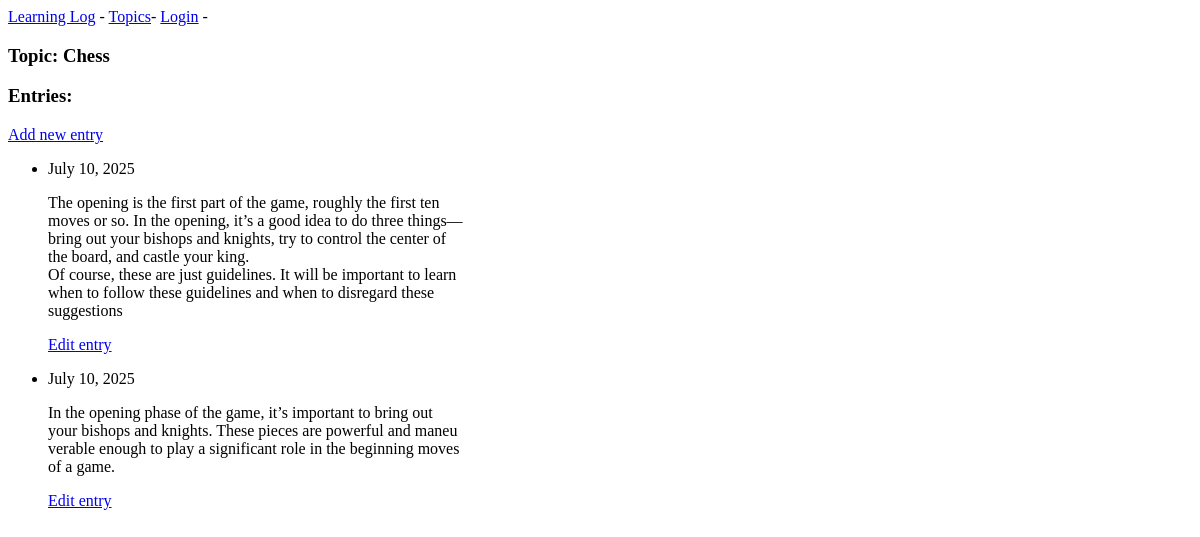
The page /topics/1/ on the database as committed earlier.
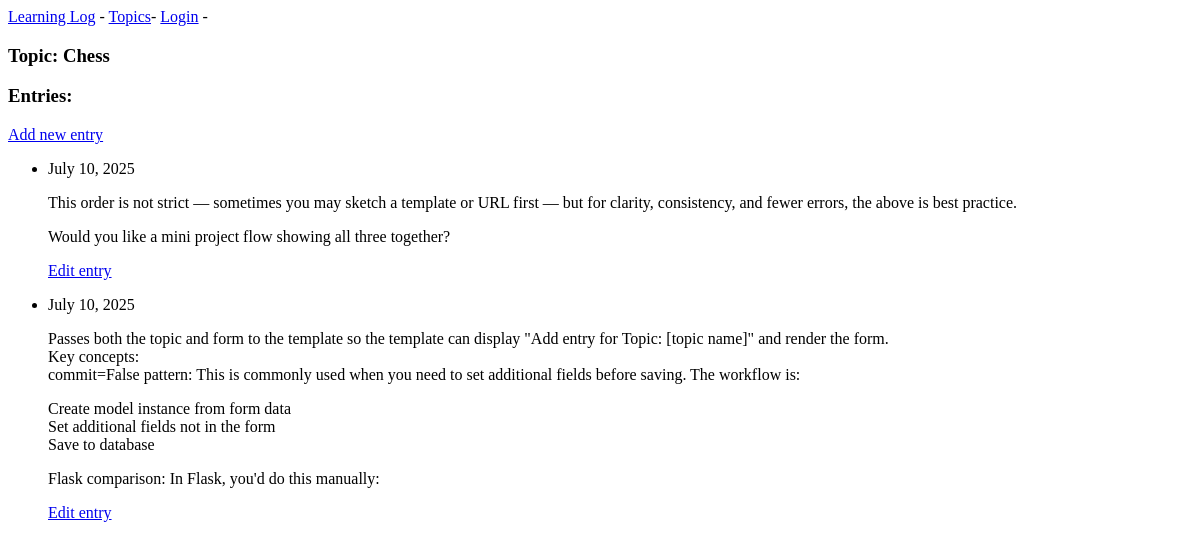
The same page on the database as committed later.
### learning_logs/models.py (models this page shows, shortened)
class Entry(models.Model):
  topic = models.ForeignKey(Topic, on_delete=models.CASCADE)
  text = models.TextField()
  date_added = models.DateField(auto_now_add=True)
  class Meta:
    verbose_name = 'entry'
    verbose_name_plural = 'Entries'

### learning_logs/views.py (the view)
# urls.py: path('topics/<int:topic_id>/', views.topic, name='topic'),
def topic(request, topic_id):
  topic = Topic.objects.get(id=topic_id)
  entries = topic.entry_set.order_by('-date_added')
  context = {'topic': topic, 'entries': entries}
  return render(request, 'learning_logs/topic.html', context)

### learning_logs/models.py (called while the page is built)
  def __str__(self):
    return self.text

### learning_logs/templates/learning_logs/topic.html
 {% extends 'learning_logs/base.html' %}
 {% block content %}
    <h3>Topic: {{ topic }}</h3>
  <h3>Entries:</h3>
   <p>
    <a href="{% url 'learning_logs:new_entry' topic.id %}">Add new entry</a>
  </p>
   <ul>
   {% for entry in entries %}
    <li>
       <p>{{ entry.date_added  }}</p>
       <p>{{ entry.text|linebreaks }}</p>
      <p>
        <a href="{% url 'learning_logs:edit_entry' entry.id %}">Edit entry</a>
      </p>
    </li>
    {% empty %}
    <li>There are no entries for this topic yet.</li>
  {% endfor %}
  </ul>
 {% endblock content %}

Rows that differ between the two databases and show on the page:
changed Entry: text "The opening is the first part of the game, roughly the first ten moves or so. In the opening, it’s a good idea to do three things— bring out your bishops and knights, try to control the center of the board, and castle your king. Of course, these are just guidelines. It will be important to learn when to follow these guidelines and when to disregard these suggestions" → "This order is not strict — sometimes you may sketch a template or URL first — but for clarity, consistency, and fewer errors, the above is best practice. Would you like a mini project flow showing all three together?"
changed Entry: text "In the opening phase of the game, it’s important to bring out your bishops and knights. These pieces are powerful and maneu verable enough to play a significant role in the beginning moves of a game." → "Passes both the topic and form to the template so the template can display \"Add entry for Topic: [topic name]\" and render the form. Key concepts: commit=False pattern: This is commonly used when you need to set additional fields before saving. The workflow is: Create model instance from form data Set additional fields not in the form Save to database Flask comparison: In Flask, you'd do this manually:"
